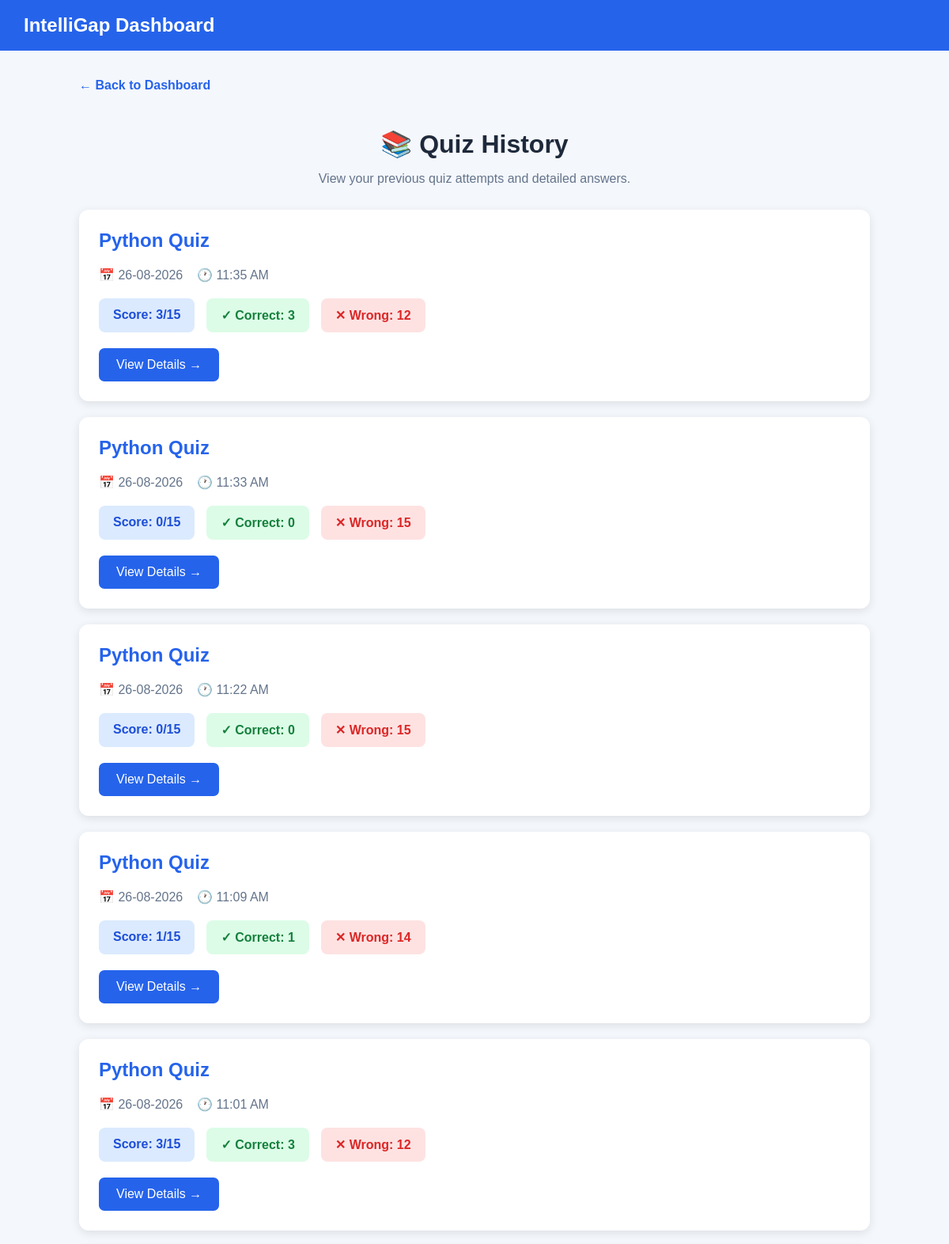
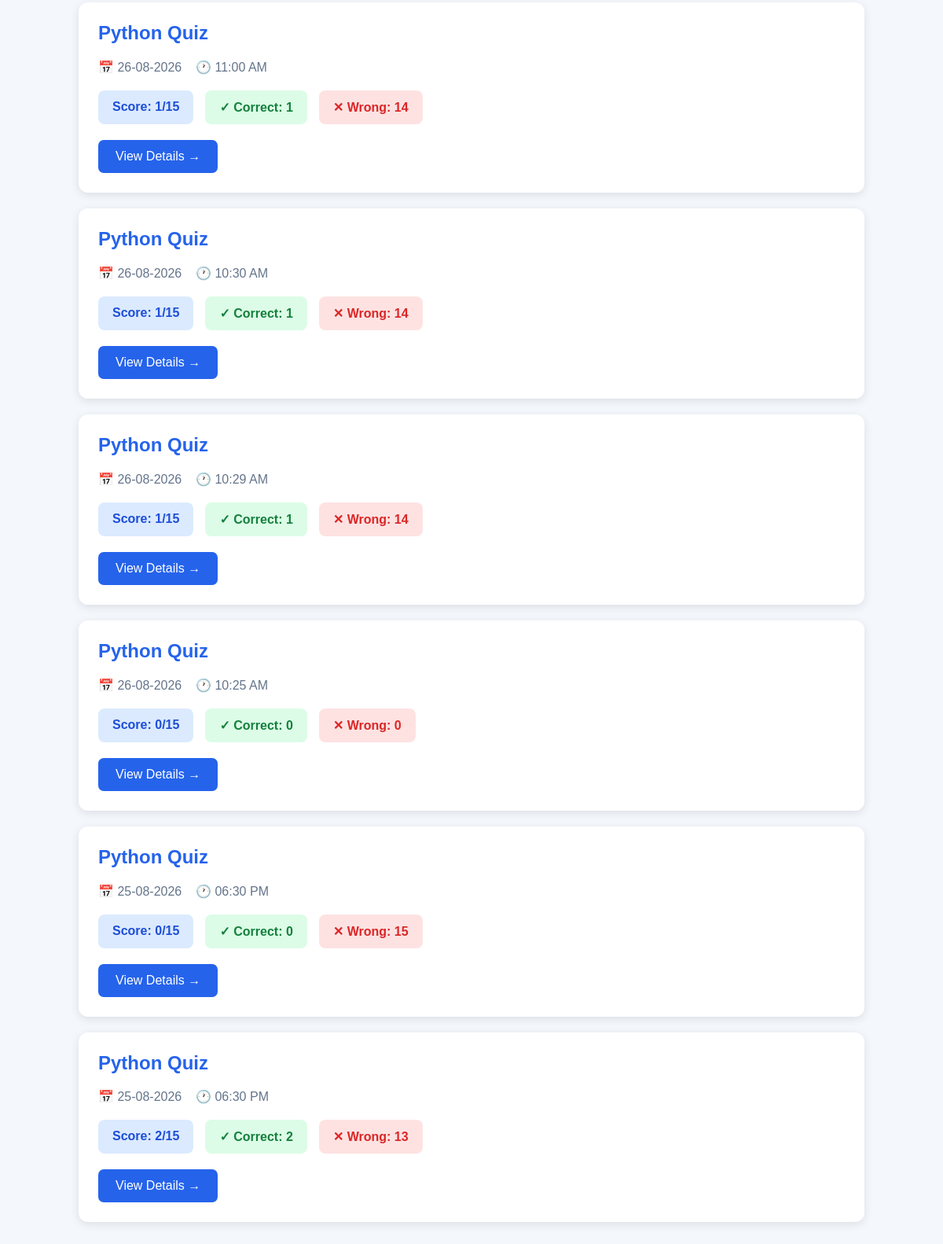
Screenshot of /history/ (signed in) with the database file from the repository (2 pictures, top to bottom).
### accounts/models.py (models this page shows, shortened)
class QuizResult(models.Model):
    student = models.ForeignKey(
        Student,
        on_delete=models.CASCADE
    )
    subject = models.CharField(max_length=50)
    score = models.IntegerField(default=0)
    total_questions = models.IntegerField(default=0)
    correct_answers = models.IntegerField(default=0)
    wrong_answers = models.IntegerField(default=0)
    created_at = models.DateTimeField(
        auto_now_add=True
    )

### accounts/views/history_views.py (the view)
def quiz_history(request):
    student_id = request.session.get("student_id")
    if not student_id:
        return redirect("/login/")
    try:
        student = Student.objects.get(
            id=student_id
        )
    except Student.DoesNotExist:
        request.session.flush()
        return redirect("/login/")
    history = QuizResult.objects.filter(
        student=student
    ).order_by("-created_at")
    return render(
        request,
        "accounts/quiz_history.html",
        {
            "history": history
        }
    )

### accounts/templates/accounts/quiz_history.html (shortened to what this page needs)
<!DOCTYPE html>
<html>
<head>
</head>
<body>
<div class="navbar">
    <h2>IntelliGap Dashboard</h2>
</div>
<div class="container">
    <a href="{% url 'dashboard' %}" class="back-btn">
        ← Back to Dashboard
    </a>
    <div class="title">
        <h1>📚 Quiz History</h1>
        <p>
            View your previous quiz attempts and detailed answers.
        </p>
    </div>
    {% if history %}
        {% for result in history %}
            <div class="history-card">
                <h2>
                    {{ result.subject }} Quiz
                </h2>
                <div class="date">
                    📅
                    {{ result.created_at|date:"d-m-Y" }}
                    &nbsp;&nbsp;
                    🕐
                    {{ result.created_at|date:"h:i A" }}
                </div>
                <div class="stats">
                    <div class="stat score">
                        Score:
                        {{ result.score }}/{{ result.total_questions }}
                    </div>
                    <div class="stat correct">
                        ✓ Correct:
                        {{ result.correct_answers }}
                    </div>
                    <div class="stat wrong">
                        ✕ Wrong:
                        {{ result.wrong_answers }}
                    </div>
                </div>
                <a
                    href="{% url 'quiz_history_detail' result.id %}"
                    class="details-btn"
                >
                    View Details →
                </a>
            </div>
        {% endfor %}
    {% endif %}
</div>
</body>
</html>

### accounts/templates/accounts/quiz_history.html (style rules this page uses)
body { margin: 0; font-family: Arial, sans-serif; background: #f4f7fc; }
.navbar { background: #2563eb; color: white; padding: 18px 30px; }
.navbar h2 { margin: 0; }
.container { width: 90%; max-width: 1000px; margin: 35px auto; }
.title { text-align: center; margin-bottom: 30px; }
.title h1 { color: #1e293b; margin-bottom: 8px; }
.title p { color: #64748b; }
.history-card { background: white; padding: 25px; margin-bottom: 20px; border-radius: 12px; box-shadow: 0 3px 12px rgba(0,0,0,0.10); }
.history-card h2 { margin-top: 0; color: #2563eb; }
.date { color: #64748b; margin-bottom: 20px; }
.stats { display: flex; gap: 15px; flex-wrap: wrap; margin-bottom: 20px; }
.stat { padding: 12px 18px; border-radius: 8px; font-weight: bold; }
.score { background: #dbeafe; color: #1d4ed8; }
.correct { background: #dcfce7; color: #15803d; }
.wrong { background: #fee2e2; color: #dc2626; }
.details-btn { display: inline-block; background: #2563eb; color: white; text-decoration: none; padding: 12px 22px; border-radius: 7px; }
.back-btn { display: inline-block; margin-bottom: 25px; color: #2563eb; text-decoration: none; font-weight: bold; }

### rows the page displays
QuizResult: subject "Python", created_at "26-08-2026", created_at "11:35 AM", score "3", total_questions "15", correct_answers "3", wrong_answers "12"
QuizResult: subject "Python", created_at "26-08-2026", created_at "11:33 AM", score "0", total_questions "15", correct_answers "0", wrong_answers "15"
QuizResult: subject "Python", created_at "26-08-2026", created_at "11:22 AM", score "0", total_questions "15", correct_answers "0", wrong_answers "15"
QuizResult: subject "Python", created_at "26-08-2026", created_at "11:09 AM", score "1", total_questions "15", correct_answers "1", wrong_answers "14"
QuizResult: subject "Python", created_at "26-08-2026", created_at "11:01 AM", score "3", total_questions "15", correct_answers "3", wrong_answers "12"
QuizResult: subject "Python", created_at "26-08-2026", created_at "11:00 AM", score "1", total_questions "15", correct_answers "1", wrong_answers "14"
QuizResult: subject "Python", created_at "26-08-2026", created_at "10:30 AM", score "1", total_questions "15", correct_answers "1", wrong_answers "14"
QuizResult: subject "Python", created_at "26-08-2026", created_at "10:29 AM", score "1", total_questions "15", correct_answers "1", wrong_answers "14"
QuizResult: subject "Python", created_at "26-08-2026", created_at "10:25 AM", score "0", total_questions "15", correct_answers "0", wrong_answers "0"
QuizResult: subject "Python", created_at "25-08-2026", created_at "06:30 PM", score "0", total_questions "15", correct_answers "0", wrong_answers "15"
QuizResult: subject "Python", created_at "25-08-2026", created_at "06:30 PM", score "2", total_questions "15", correct_answers "2", wrong_answers "13"
